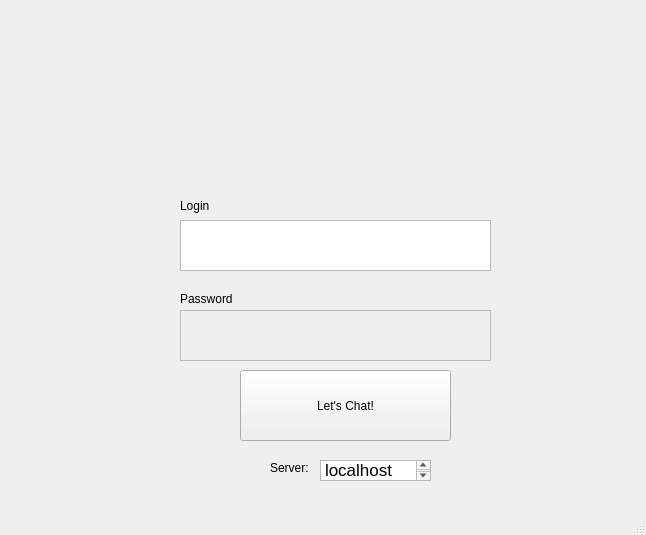
<?xml version="1.0" encoding="UTF-8"?>
<ui version="4.0">
 <class>MainWindow</class>
 <widget class="QMainWindow" name="MainWindow">
  <property name="geometry">
   <rect>
    <x>0</x>
    <y>0</y>
    <width>646</width>
    <height>535</height>
   </rect>
  </property>
  <property name="windowTitle">
   <string>MainWindow</string>
  </property>
  <widget class="QWidget" name="centralwidget">
   <widget class="QLabel" name="label">
    <property name="geometry">
     <rect>
      <x>140</x>
      <y>20</y>
      <width>371</width>
      <height>191</height>
     </rect>
    </property>
    <property name="text">
     <string/>
    </property>
    <property name="pixmap">
     <pixmap>MyOwn.png</pixmap>
    </property>
   </widget>
   <widget class="QPlainTextEdit" name="PasswordPlainTextEdit">
    <property name="enabled">
     <bool>false</bool>
    </property>
    <property name="geometry">
     <rect>
      <x>180</x>
      <y>310</y>
      <width>311</width>
      <height>51</height>
     </rect>
    </property>
   </widget>
   <widget class="QLabel" name="label_2">
    <property name="geometry">
     <rect>
      <x>180</x>
      <y>190</y>
      <width>161</width>
      <height>31</height>
     </rect>
    </property>
    <property name="text">
     <string>Login</string>
    </property>
   </widget>
   <widget class="QLabel" name="label_3">
    <property name="geometry">
     <rect>
      <x>180</x>
      <y>290</y>
      <width>68</width>
      <height>17</height>
     </rect>
    </property>
    <property name="text">
     <string>Password</string>
    </property>
   </widget>
   <widget class="QPushButton" name="pushButton">
    <property name="geometry">
     <rect>
      <x>240</x>
      <y>370</y>
      <width>211</width>
      <height>71</height>
     </rect>
    </property>
    <property name="text">
     <string>Let's Chat!</string>
    </property>
   </widget>
   <widget class="QPlainTextEdit" name="LoginPlainTextEdit">
    <property name="geometry">
     <rect>
      <x>180</x>
      <y>220</y>
      <width>311</width>
      <height>51</height>
     </rect>
    </property>
   </widget>
   <widget class="QTextEdit" name="textEditServerAddress">
    <property name="geometry">
     <rect>
      <x>320</x>
      <y>460</y>
      <width>111</width>
      <height>21</height>
     </rect>
    </property>
    <property name="html">
     <string>&lt;!DOCTYPE HTML PUBLIC &quot;-//W3C//DTD HTML 4.0//EN&quot; &quot;http://www.w3.org/TR/REC-html40/strict.dtd&quot;&gt;
&lt;html&gt;&lt;head&gt;&lt;meta name=&quot;qrichtext&quot; content=&quot;1&quot; /&gt;&lt;style type=&quot;text/css&quot;&gt;
p, li { white-space: pre-wrap; }
&lt;/style&gt;&lt;/head&gt;&lt;body style=&quot; font-family:'.SF NS Text'; font-size:13pt; font-weight:400; font-style:normal;&quot;&gt;
&lt;p style=&quot; margin-top:0px; margin-bottom:0px; margin-left:0px; margin-right:0px; -qt-block-indent:0; text-indent:0px;&quot;&gt;localhost&lt;/p&gt;&lt;/body&gt;&lt;/html&gt;</string>
    </property>
   </widget>
   <widget class="QLabel" name="label_Address">
    <property name="geometry">
     <rect>
      <x>270</x>
      <y>460</y>
      <width>51</width>
      <height>16</height>
     </rect>
    </property>
    <property name="text">
     <string>Server:</string>
    </property>
   </widget>
  </widget>
  <widget class="QMenuBar" name="menubar">
   <property name="geometry">
    <rect>
     <x>0</x>
     <y>0</y>
     <width>646</width>
     <height>22</height>
    </rect>
   </property>
  </widget>
  <widget class="QStatusBar" name="statusbar"/>
 </widget>
 <resources/>
 <connections/>
</ui>
